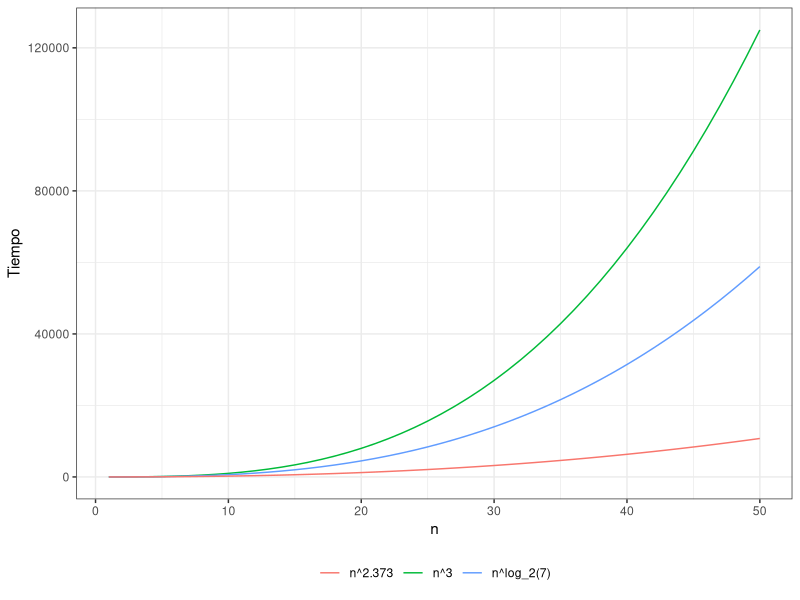

Recreate this plot in R.
## ---- chunk 1
library(ggplot2)
x  <- 1:50
y1 <- x^3
y2 <- x^(log2(7))
y3 <- (x^2.373)

ggplot()+theme_bw()+
  geom_line(aes(x, y1, color="n^3"))+
  geom_line(aes(x, y2, color="n^log_2(7)"))+
  geom_line(aes(x, y3, color="n^2.373"))+
  xlab("n")+
  ylab("Tiempo")+
  theme(legend.title = element_blank())+
  theme(legend.position = "bottom")
  

## ---- chunk 2
# La función divide recibe como input una matriz cuadrada
# A de tamaño nxn.
# El output de la función es una lista con las cuatro
# submatrices de tamaño n/2xn/2.

divide <- function(A){
  r   <- dim(A)[1]
  A   <- list(A)
  A11 <- A[[1]][1:(r/2),1:(r/2)]
  A12 <- A[[1]][1:(r/2),(r/2+1):r]
  A21 <- A[[1]][(r/2+1):r,1:(r/2)]
  A22 <- A[[1]][(r/2+1):r,(r/2+1):r]
  A   <- list(X11=A11, X12=A12,X21=A21,X22=A22)
  return(A)
}

## ---- chunk 3
# El código de Strassen con cada paso en el algoritmo 
# por separado
strassen_largo <- function(A,B){
  # Dividir las matrices A y B en matrices de n/2xn/2
  A  <- divide(A)
  B  <- divide(B)
  
  # Generar las diez matrices del algoritmo de Strassen
  S1  <- B$X12 - B$X22
  S2  <- A$X11 + A$X12
  S3  <- A$X21 + A$X22
  S4  <- B$X21 - B$X11
  S5  <- A$X11 + A$X22
  S6  <- B$X11 + B$X22
  S7  <- A$X12 - A$X22
  S8  <- B$X21 + B$X22
  S9  <- A$X11 - A$X21
  S10 <- B$X11 + B$X12
  
  # Se calculan los productos que dan lugar a las
  # 7 matrices P
  
  P1 <- A$X11 %*% S1
  P2 <- S2 %*% B$X22
  P3 <- S3 %*% B$X11
  P4 <- A$X22 %*% S4
  P5 <- S5 %*% S6
  P6 <- S7 %*% S8
  P7 <- S9 %*% S10
  
  # Se suman y restan las matrices P para obtener la 
  # multiplicación de A y B por subcuadrante
  
  C11 <- P5 + P4 - P2 + P6
  C12 <- P1 + P2
  C21 <- P3 + P4
  C22 <- P5 + P1 - P3 - P7
  
  # Juntar los subcuadrantes en la matriz C
  C <- rbind(cbind(C11,C12),cbind(C21,C22))
  
  return(C)
  
}
## ---- chunk 4
# El código de Strassen uniendo los pasos 2 y 3 en uno solo


strassen <- function(A,B){
  # Dividir las matrices A y B
  A  <- divide(A)
  B  <- divide(B)
  
  # Juntar los pasos 2 y 3
  
  M1 <- (A$X11+A$X22)%*%(B$X11+B$X22)
  M2 <- (A$X21+A$X22)%*%B$X11
  M3 <- A$X11%*%(B$X12-B$X22)
  M4 <- (A$X22)%*%(B$X21-B$X11)
  M5 <- (A$X11+A$X12)%*%B$X22
  M6 <- (A$X21-A$X11)%*%(B$X11+B$X12)
  M7 <- (A$X12-A$X22)%*%(B$X21+B$X22)
  
  # Formar la matriz C con las Ms calculadas previamente
  C11<-M1+M4-M5+M7
  C12<-M3+M5
  C21<-M2+M4
  C22<-M1-M2+M3+M6
  
  # Juntar los subcuadrantes en la matriz C
  C<-rbind(cbind(C11,C12),cbind(C21,C22))
  
  
  return(C)
  
}

## ---- chunk 5
set.seed(53564)
# Crear matrices para la prueba
A <- matrix(round(runif(64,0,1)*10),8)
A

B <- matrix(round(runif(64,0,1)*10),8)
print("Matriz B")
print(B)

## ---- chunk 6
C <- A%*%B
C
## ---- chunk 7
C_strassenL <- strassen_largo(A,B)
## ---- chunk 8
C_strassenL
## ---- chunk 9
C_strassenL == C
## ---- chunk 10
C_strassenS <- strassen(A,B)
## ---- chunk 11
C_strassenS
## ---- chunk 12
C_strassenS == C
